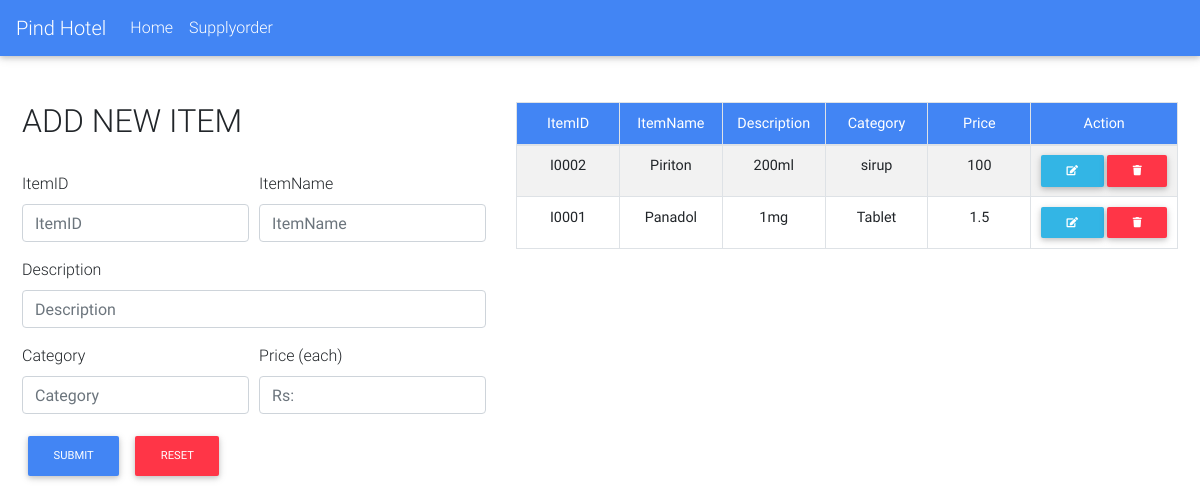
The page /CashierStockItem.php on the database as committed earlier.
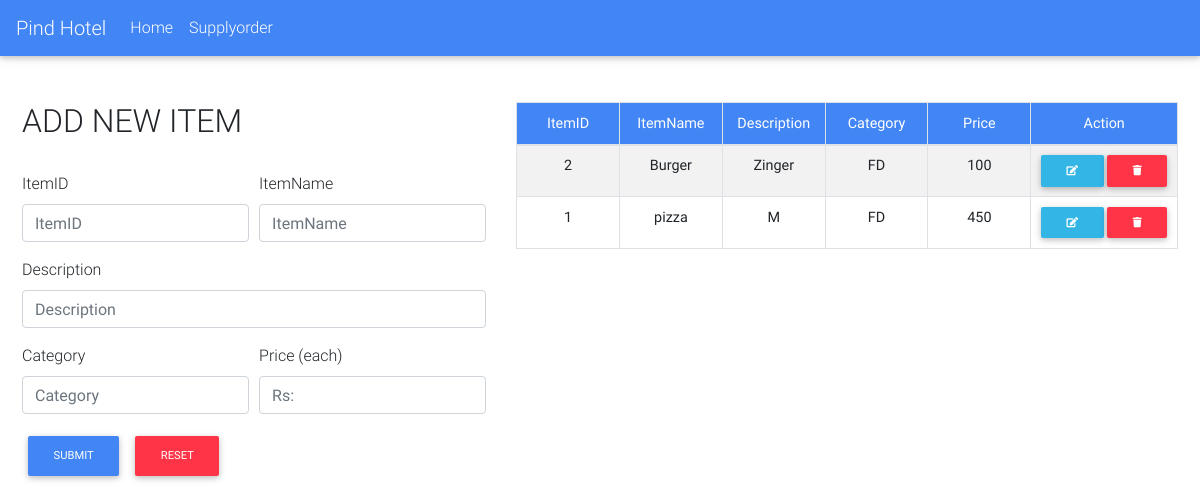
The same page on the database as committed later.
### tables this page shows
CREATE TABLE `stockitem` (
  `id` int(11) NOT NULL,
  `ItemID` varchar(45) DEFAULT NULL,
  `ItemName` varchar(45) DEFAULT NULL,
  `Description` varchar(45) DEFAULT NULL,
  `Category` varchar(45) DEFAULT NULL,
  `Price` double DEFAULT NULL,
  `ItemQuantity` int(11) DEFAULT 0
);

### StockItem_process.php (called while the page is built, shortened)
<?php
$update = false;
?>

### CashierStockItem.php (the view, shortened to what the changed rows need)
<!DOCTYPE html>
<html lang="en">
<head>
  <link rel="stylesheet" href="https://use.fontawesome.com/releases/v5.8.2/css/all.css">
  <link rel="stylesheet" type="text/css" href="https://cdn.datatables.net/v/bs4/dt-1.10.18/datatables.min.css"/>
  <link href="css/bootstrap.min.css" rel="stylesheet">
  <link href="css/mdb.min.css" rel="stylesheet">
  <link href="css/style.css" rel="stylesheet">
</head>
<body>
  <br>
  <div class="" style="margin: 22px;">
      <div class="row">
        <div class="col-md-5">
        <?php require_once 'StockItem_process.php'; ?>
    <?php
		              if ($update == true):
		            ?>
                  <h2>UPDATE ITEM DETAILS</h2>
		            <?php else: ?>
                <h2>ADD NEW ITEM</h2>
                  <?php endif; ?>
          <br>
            <br><br><br>
        </div>
        <?php
	      $mysqli = new mysqli('localhost', 'ahad', '', 'restaurant') or die(mysqli_error($mysqli));
        	$result = $mysqli->query("SELECT * FROM stockitem order by id desc") or die($mysqli->error);
        ?>
      <div class="col">
          <table id="dtBasicExample" class="table table-striped table-bordered table-sm" cellspacing="0" width="100%">
              <thead style="color: white;" class="bg-primary" align="center">
                <tr>
                  <th class="th-sm">ItemID
                  </th>
                  <th class="th-sm">ItemName
                  </th>
                  <th class="th-sm">Description
                  </th>
                  <th class="th-sm">Category
                  </th>
                  <th class="th-sm">Price
                  </th>
                  <th class="th-sm">Action
                  </th>
                </tr>
              </thead>
              <tbody>
              <?php
		          	while($row = $result->fetch_assoc()): ?>
			          	<tr align="center">
					          <td><b><?php echo $row['ItemID']; ?></b></td>
                    <td><b><?php echo $row['ItemName']; ?></b></td>
                    <td><b><?php echo $row['Description']; ?></b></td>
                    <td><b><?php echo $row['Category']; ?></b></td>
                    <td><b><?php echo $row['Price']; ?></b></td>
				          	<td align="center">
					            	<a href="StockItem.php?edit=<?php echo $row['id']; ?>"
                          class ="btn btn-info btn-sm" >
                          <i class="fa fa-edit"></i>
                        </a>
					            	<a href="StockItem_process.php?delete=<?php echo $row['id']; ?>"
                          class ="btn btn-danger btn-sm">
                          <i class="fa fa-trash"></i>
                        </a>
				          	</td>
			          	</tr>
			        <?php endwhile; ?>
              </tbody>
            </table>
            <br>
      </div>
    </div>
  </div>
  </body>
  </html>

Rows that differ between the two databases and show on the page:
removed stockitem: ItemID "I0002", ItemName "Piriton", Description "200ml", Category "sirup", Price "100"
removed stockitem: ItemID "I0001", ItemName "Panadol", Description "1mg", Category "Tablet", Price "1.5"
added stockitem: ItemID "2", ItemName "Burger", Description "Zinger", Category "FD", Price "100"
added stockitem: ItemID "1", ItemName "pizza", Description "M", Category "FD", Price "450"
